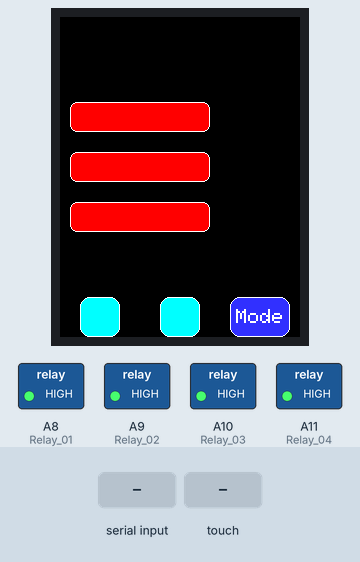
A sketch run on a simulated Arduino Mega 2560, built for the host (arithmetic inside an expression is 32-bit, double 64-bit). Shown: 240×320 colour display, switched loads named in the sketch (green lamp = pin HIGH). The test bench sets the inputs (shaded band). EEPROM starts erased; pins used as bus, display or sensor lines are not drawn; what the sketch prints to the serial monitor is not drawn.

Above: at 4.2 s.
4.3 s: "1" received over the second serial link
At 7.26 s:
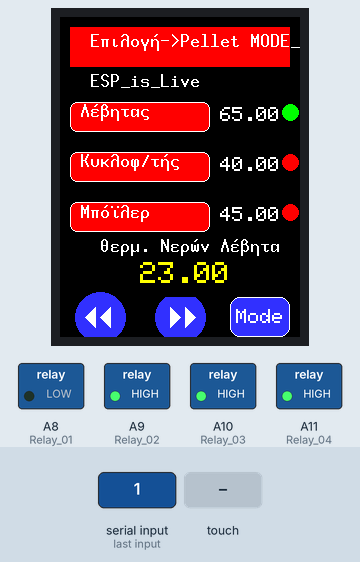
7.3 s: touch panel pressed at 13 % / 10 % of its raw x / y range
At 8.5 s:
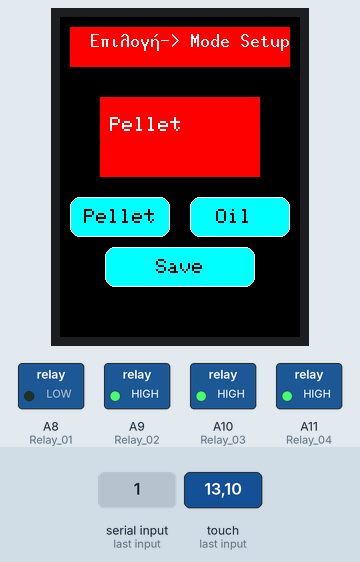
8.9 s: touch panel pressed at 38 % / 30 % of its raw x / y range
At 10.2 s:
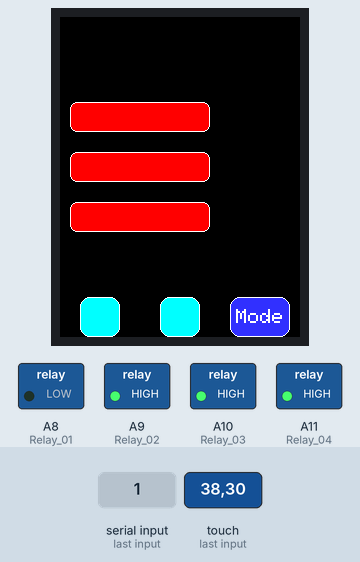
10.5 s: touch panel pressed at 87 % / 10 % of its raw x / y range
At 13.8 s:
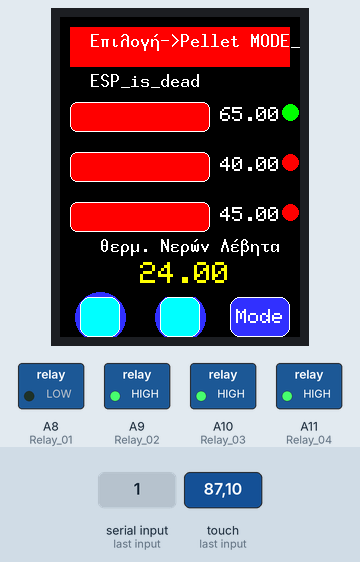
Timing chart, 0 to 14.5 s (numbered marks = the images above; inputs shaded):
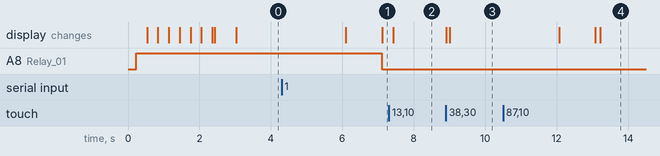

The sketch:

button_simple_9325.ino
```cpp
//#if 1

#include <Adafruit_GFX.h>
#include <MCUFRIEND_kbv.h>
MCUFRIEND_kbv tft;

#include "U8g2_for_Adafruit_GFX.h"
U8G2_FOR_ADAFRUIT_GFX u8g2_for_adafruit_gfx;


#include <TouchScreen.h>
#include <EEPROM.h>
#include <SoftwareSerial.h>
//SoftwareSerial SerialMega(16,17);   // TX-RX 5,6
//SoftwareSerial SerialMega(14,15);   // TX-RX 5,6

#define MODE_DEMO   true
#include <ArduinoJson.h>   // Ver 5.xx

#include <avr/wdt.h> // for watchdog timer
volatile int counter;      // Count number of times ISR is called.
volatile int countmax = 3; // Arbitrarily selected 3 for this example.
                           // Timer expires after about 24 secs if
                           // 8 sec interval is selected below.


/*
  MEGA        ESP8266 NODE MCU
  TX16 -----> D6
  RX17 -----> D5

  SoftwareSerial SerialMega(16,17);    // TX-RX 5,6   ΣΤΟ MEGA
  SoftwareSerial ArduinoMega(D5,D6);   // TX-RX 16,17 ΣΤΟ ESP

*/

// βιβλιοθηκη για αισθητηρας θερμοκρασιας DS18B20
#include <DallasTemperature.h>
#include <OneWire.h>
//αισθητηρας θερμοκρασιας DS18B20
  #define ONE_WIRE_BUS1 39   //δηλωση pin αισθητηρα Πετρελαίου
 OneWire oneWire1(ONE_WIRE_BUS1);
 DallasTemperature sensors1(&oneWire1); //Σχετίζουμε την Onewire στον Dallas Temperature
 #define ONE_WIRE_BUS2  41   //δηλωση pin αισθητηρα Πέλλετ
 OneWire oneWire2(ONE_WIRE_BUS2);
 DallasTemperature sensors2(&oneWire2); //Σχετίζουμε την Onewire στον Dallas Temperature
 #define ONE_WIRE_BUS3  43   //δηλωση pin αισθητηρα Μπόϊλερ
 OneWire oneWire3(ONE_WIRE_BUS3);
 DallasTemperature sensors3(&oneWire3); //Σχετίζουμε την Onewire στον Dallas Temperature
  #define ONE_WIRE_BUS4 45   //δηλωση pin αισθητηρα Επισρεφόμενα Νερά
 OneWire oneWire4(ONE_WIRE_BUS4);
 DallasTemperature sensors4(&oneWire4); //Σχετίζουμε την Onewire στον Dallas Temperature


#define MINPRESSURE 200
#define MAXPRESSURE 1000
#define DPI 141 // Approximate res. of Adafruit 2.8" TFT
// ALL Touch panels and wiring is DIFFERENT
//--------------------------------

// COPY-PASTE from Serial Terminal:
const int XP=6,XM=A2,YP=A1,YM=7; //240x320 ID=0x9325
const int TS_LEFT=893,TS_RT=108,TS_TOP=931,TS_BOT=120;

//PORTRAIT  CALIBRATION     240 x 320
//x = map(p.x, LEFT=893, RT=108, 0, 240)
//y = map(p.y, TOP=931, BOT=120, 0, 320)
//
//LANDSCAPE CALIBRATION     320 x 240
//x = map(p.y, LEFT=931, RT=120, 0, 320)
//y = map(p.x, TOP=108, BOT=893, 0, 240)


float therm0 = 22.50 ;
float therm1 = 75.50 ;
float therm2 = 40.50 ;
float therm3 = 55.50 ;
//float therm03 = 48.50 ;
float therm03 = 40.00 ;
int MenuCount = 1 ;


//ορισμος εξοδων ρελε
int  Relay_01 = A8 ;
int  Relay_02 = A9 ;
int  Relay_03 = A10 ;
int  Relay_04 = A11 ;     // του boiller
int  Relay_watchdog = A13 ;  // Relay watchdog - κόβει την τροφοδοσία του esp8266

bool Relay_01_on = false ;
bool Relay_02_on = false ;
bool Relay_03_on = false ;
bool Relay_04_on = false ;


 bool Up   = true  ;
 bool Down = false ;

 bool Pellet_on  ;
 bool Oil_on     ;
 String strSendSereal;


 String Levitas = "L01" ;   // L01 = "Pellet"  L02="Oil"
 String CL , CK , CB ;

 unsigned long previousMillis = 0;
 const    long intervalDisp = 100;
 int  timer = 10 ;

 unsigned long previousMillis2 = 0;
 const    long intervalDisp2 = 100;
 int  timer2 = 10 ;

 unsigned long previousMillis3 = 0;
 const    long intervalDisp3 = 100;
 int  timer3 = 15 ;
//----------------------------------

TouchScreen ts = TouchScreen(XP, YP, XM, YM, 300);

Adafruit_GFX_Button  Pellet_btn , Oil_btn  ,  therm1_btn , therm2_btn , therm3_btn , on_btn, off_btn , exit_btn , mode_btn , NextMenu_btn , PreviewMenu_btn ;

int pixel_x, pixel_y;     //Touch_getXY() updates global vars
bool dispMenu = true ;

bool Touch_getXY(void)
{
    TSPoint p = ts.getPoint();
    pinMode(YP, OUTPUT);      //restore shared pins
    pinMode(XM, OUTPUT);
    digitalWrite(YP, HIGH);   //because TFT control pins
    digitalWrite(XM, HIGH);
    bool pressed = (p.z > MINPRESSURE && p.z < MAXPRESSURE);
    if (pressed) {
      //  pixel_x = map(p.x, TS_LEFT, TS_RT, 0, tft.width()); //.kbv makes sense to me
      //  pixel_y = map(p.y, TS_TOP, TS_BOT, 0, tft.height());

       //PORTRAIT  CALIBRATION     240 x 320
       pixel_x = map(p.x, TS_LEFT, TS_RT, 0, 240) ;
       pixel_y = map(p.y, TS_TOP , TS_BOT,0, 320) ;

     //LANDSCAPE CALIBRATION     320 x 240
     //  pixel_x = map(p.y, TS_LEFT, TS_RT, 0, 320) ;
     //  pixel_y = map(p.x, TS_TOP, TS_BOT, 0, 240) ;

    }
    return pressed;
}

#define BLACK   0x0000
//#define BLUE    0x001F
int BLUE = tft.color565(50, 50, 255);
#define RED     0xF800
#define GREEN   0x07E0
#define CYAN    0x07FF
#define MAGENTA 0xF81F
#define YELLOW  0xFFE0
#define WHITE   0xFFFF

#define BLUEBAR_MINX 180
#define BAR_MINY 30

#include "menu1.h"
#include "menu2.h"


//--------------------------------------------
void setup(void)
//--------------------------------------------
{

   Serial.begin(9600);
   Serial2.begin(9600);
   Serial3.begin(9600);


    uint16_t ID = tft.readID();
    Serial.print("TFT ID = 0x");
    Serial.println(ID, HEX);
    Serial.println("Calibrate for your Touch Panel");

   // ID = 0x9325; // write-only shield
    tft.begin(ID);
    tft.setRotation(0);            // 0= PORTRAIT  3 = LANDSCAPE
    tft.fillScreen(BLACK);
u8g2_for_adafruit_gfx.begin(tft);
    pinMode(Relay_01,OUTPUT);
    pinMode(Relay_02,OUTPUT);
    pinMode(Relay_03,OUTPUT);
    pinMode(Relay_04,OUTPUT);

    digitalWrite(Relay_01,HIGH);
    digitalWrite(Relay_02,HIGH);
    digitalWrite(Relay_03,HIGH);
    digitalWrite(Relay_04,HIGH);

    EEPROM.get(10,therm1);
    if ( therm1 > 0 ) {
     EEPROM.get( 10,therm1);
     EEPROM.get( 20,therm2);
     EEPROM.get( 30,therm3);
     EEPROM.get( 40,Pellet_on);
     EEPROM.get( 50,Oil_on);
    }
    else {
     therm1 = 65.00 ;
     therm2 = 40.00 ;
     therm3 = 45.00 ;
     Pellet_on = true ;
     Oil_on    = false ;
     EEPROM.put( 10,therm1);
     EEPROM.put( 20,therm2);
     EEPROM.put( 30,therm3);
     EEPROM.put( 40,Pellet_on);
     EEPROM.put( 50,Oil_on);
    }

bootSreen() ;

}

//--------------------------------------------
void loop(void){
//--------------------------------------------

  watchdogEnable(); // set up watchdog timer in interrupt-only mode

  u8g2_for_adafruit_gfx.setFontMode(1);                 // use u8g2 none transparent mode
  u8g2_for_adafruit_gfx.setFontDirection(0);            // left to right (this is default)
  u8g2_for_adafruit_gfx.setForegroundColor(WHITE);      // apply Adafruit GFX color

 // u8g2_for_adafruit_gfx.setFont(u8g2_font_cu12_t_greek);  // select u8g2 font from here: https://github.com/olikraus/u8g2/wiki/fntlistall
  u8g2_for_adafruit_gfx.setFont(u8g2_font_10x20_t_greek);
 // u8g2_for_adafruit_gfx.setFont(u8g2_font_unifont_t_greek);

  switch(MenuCount){
   case 1:
      menu1();
      break;
   case 2:
      menu2();
      break;
  }
}

//--------------------------------------------
float therm_setup( String HeadMsg , float therm ){
//--------------------------------------------
   wdt_disable(); // watchdog

    bool save_therm = true ;
    tft.fillScreen(BLACK);

//    on_btn.initButton(&tft,  60, 200, 100, 40, WHITE, CYAN, BLACK,  "+", 3);
//    off_btn.initButton(&tft, 180, 200, 100, 40, WHITE, CYAN, BLACK, "-", 3);
    on_btn.initButton(&tft,  200, 100, 50, 50, WHITE, CYAN, BLACK,  "+", 3);
    off_btn.initButton(&tft, 200, 140, 50, 50, WHITE, CYAN, BLACK, "-", 3);
    exit_btn.initButton(&tft, 120, 250, 150, 40, WHITE, CYAN, BLACK, "Save", 2);
    on_btn.drawButton(false);
    off_btn.drawButton(false);
    exit_btn.drawButton(false);

   header1(HeadMsg);

  tft.fillRect(40, 80, 120, 80, RED);
  while (save_therm) {
    tft.setCursor(50,100);
    tft.setTextSize(3);
    tft.setTextColor(WHITE);
    tft.print(  therm  );

    bool down = Touch_getXY();
    on_btn.press(down && on_btn.contains(pixel_x, pixel_y));
    off_btn.press(down && off_btn.contains(pixel_x, pixel_y));
    exit_btn.press(down && exit_btn.contains(pixel_x, pixel_y));


    if (on_btn.justReleased())
        on_btn.drawButton();
    if (off_btn.justReleased())
        off_btn.drawButton();
    if (exit_btn.justReleased())
        exit_btn.drawButton();


    if (on_btn.justPressed()) {
        on_btn.drawButton(true);
        tft.fillRect(40, 80, 120, 50, RED);
        //  therm++ ;
        therm = therm +0.50 ;
    }
    if (off_btn.justPressed()) {
          off_btn.drawButton(true);
          tft.fillRect(40, 80, 120, 50, RED);
          //therm-- ;
          therm = therm -0.50 ;
    }
    if (exit_btn.justPressed()) {
        exit_btn.drawButton(true);
      //  tft.fillRect(40, 80, 160, 80, MAGENTA);
        save_therm = false ;
    }
  }
  tft.fillScreen(BLACK);
  dispMenu = true ;

 return( therm ) ;

}

//--------------------------------------------
float mode_setup( ){
//--------------------------------------------
    wdt_disable(); // watchdog

    bool save_therm = true ;
    tft.fillScreen(BLACK);

    Pellet_btn.initButton(&tft,  60, 200, 100, 40, WHITE, CYAN, BLACK, "Pellet", 2);
    Oil_btn.initButton(&tft, 180, 200, 100, 40, WHITE, CYAN, BLACK," Oil  ", 2);
    exit_btn.initButton(&tft, 120, 250, 150, 40, WHITE, CYAN, BLACK, "Save", 2);
    Pellet_btn.drawButton(false);
    Oil_btn.drawButton(false);
    exit_btn.drawButton(false);
    String Shead = "" ;
    Shead =  " Mode Setup " ;
    header1( "Επιλογή->"+ Shead );

  tft.fillRect(40, 80, 160, 80, RED);
  while (save_therm) {
    tft.setCursor(50,100);
    tft.setTextSize(2);
    tft.setTextColor(WHITE);
    if (Pellet_on){
     tft.print(  "Pellet"  );
     Levitas = "L01" ;
     Oil_on = false ;
     digitalWrite(Relay_02,HIGH);
     digitalWrite(Relay_01,LOW);
    }
    else if (Oil_on) {
     tft.print(  " Oil  "  );
     Levitas = "L02" ;
     Pellet_on = false ;
     digitalWrite(Relay_01,HIGH);
     digitalWrite(Relay_02,LOW);
    }
    else {
     tft.print(  " No Mode "  );
    }
    bool down = Touch_getXY();
    Pellet_btn.press(down && Pellet_btn.contains(pixel_x, pixel_y));
    Oil_btn.press(down && Oil_btn.contains(pixel_x, pixel_y));
    exit_btn.press(down && exit_btn.contains(pixel_x, pixel_y));


    if (Pellet_btn.justReleased())
        Pellet_btn.drawButton();
    if (Oil_btn.justReleased())
        Oil_btn.drawButton();
    if (exit_btn.justReleased())
        exit_btn.drawButton();

    if (Pellet_btn.justPressed()) {
        Pellet_btn.drawButton(true);
        tft.fillRect(40, 80, 160, 80, RED);
        // grafh sto fillRect thn epilogh
        Pellet_on = true ;
        Oil_on = false ;

    }
    if (Oil_btn.justPressed()) {
          Oil_btn.drawButton(true);
          tft.fillRect(40, 80, 160, 80, RED);
        // grafh sto fillRect thn epilogh
        Pellet_on = false ;
        Oil_on = true ;
    }
    if (exit_btn.justPressed()) {
        exit_btn.drawButton(true);
       // tft.fillRect(40, 80, 160, 80, MAGENTA);
        save_therm = false ;
       EEPROM.put( 40,Pellet_on);
       EEPROM.put( 50,Oil_on);
      MenuCount = 1 ;
      exit ;
    }

  }
  tft.fillScreen(BLACK);
  dispMenu = true ;
}

//-------------------------------------------
void header1( String  Msg   ) {
//-------------------------------------------
     if (MODE_DEMO)  Msg+= " MODE_DEMO" ;
     tft.fillRect(10, 10, 220 , 40, RED);

    tft.setTextSize(5);
    tft.setTextColor(WHITE);
    u8g2_for_adafruit_gfx.setFontMode(1);
    u8g2_for_adafruit_gfx.setForegroundColor(WHITE);
    u8g2_for_adafruit_gfx.setCursor(30,30);                // start writing at this position
    u8g2_for_adafruit_gfx.print( Msg);
    u8g2_for_adafruit_gfx.setFont(u8g2_font_10x20_t_greek);

    u8g2_for_adafruit_gfx.drawUTF8( 60,450, "Μυρίσκος Ιωάννης" );
    u8g2_for_adafruit_gfx.setFont(u8g2_font_10x20_t_greek);
    u8g2_for_adafruit_gfx.setFontMode(1);
    u8g2_for_adafruit_gfx.setForegroundColor(WHITE);

     tft.setTextSize(2);
}
//----------------------------------------
void dispScreen(){
//----------------------------------------

  watchdogEnable(); // set up watchdog timer in interrupt-only mode


//---------Διαχ/ση Relay Λέβητα ( Pellet ή Oil  )------
     tft.setCursor(160,90);
     tft.print(  therm1  );
     if ( therm0 >= therm1 ) {
       if (Pellet_on) {
       // tft.fillRect(220,90, 15,15, RED) ;
        tft.fillCircle(230, 95, 8, RED);
        digitalWrite(Relay_01,HIGH);
        CL = "L02" ;
       }
       else if(Oil_on) {
        //tft.fillRect(220,90, 15,15, RED) ;
		tft.fillCircle(230, 95, 8, RED);
        digitalWrite(Relay_02,HIGH);
        CL = "L02" ;
      }
     }
     else if ( therm0 <= therm1-1 ) {
       if (Pellet_on) {
       // tft.fillRect(220,90, 15,15, GREEN) ;
        tft.fillCircle(230, 95, 8, GREEN);
        digitalWrite(Relay_01,LOW);
        CL = "L01" ;
       }
       else if (Oil_on) {
        //tft.fillRect(220,90, 15,15, GREEN) ;
        tft.fillCircle(230, 95, 8, GREEN);
        digitalWrite(Relay_02,LOW);
        CL = "L01" ;
       }
     }
     //else tft.fillRect(260,90, 15,15, YELLOW) ;
     else tft.fillCircle(230, 95, 8, YELLOW);
   //---------Διαχ/ση Relay Κυκλοφοριτή----------------
     tft.setCursor(160,140);
     tft.print(  therm2  );
     if ( therm0 >= therm2 ) {
        //tft.fillRect(220,140, 15,15, GREEN);
        tft.fillCircle(230,145, 8, GREEN);
        digitalWrite(Relay_03,LOW);
        CK = "K01" ;
     }
     else if ( therm0 <= therm2- 0.50 ) {
        //tft.fillRect(220,140, 15,15, RED) ;
        tft.fillCircle(230,145, 8, RED);
        digitalWrite(Relay_03,HIGH);
        CK = "K02" ;
     }
     //else tft.fillRect(220,140, 15,15, YELLOW) ;
     else tft.fillCircle(230,145, 8, YELLOW);
  //---------Διαχ/ση Relay Boiller   -----------------
     tft.setCursor(160,190);
     tft.print(  therm3  );
     if ( therm0 >= therm03 && therm0 >= therm3  ) {
        //tft.fillRect(220,190, 15,15, GREEN);
        tft.fillCircle(230,195, 8, GREEN);
        digitalWrite(Relay_04,LOW);
        CB = "B01" ;
     }
    // else if  ( therm0 <= therm3- 0.50 ) {
      else if ( therm0 <= therm03- 0.50 || therm0 <= therm3- 0.50  ) {
        //tft.fillRect(220,190, 15,15, RED)  ;
        tft.fillCircle(230,195, 8, RED);
        digitalWrite(Relay_04,HIGH);
        CB = "B02" ;
     }
     //else tft.fillRect(220,190, 15,15, YELLOW)  ;
     else tft.fillCircle(230,195, 8, YELLOW);
   //---------------------------------------------

     tft.setTextColor(WHITE);
     tft.fillRect(80,240,120,40,BLACK);
     tft.setTextSize(3);
     tft.setTextColor(YELLOW);
     tft.setCursor(80,245);
     tft.print( therm0);
     tft.setTextColor(WHITE);

//     u8g2_for_adafruit_gfx.setFont(u8g2_font_unifont_t_weather );
//     u8g2_for_adafruit_gfx.setCursor(40,250);
//     u8g2_for_adafruit_gfx.print( 1 );
     u8g2_for_adafruit_gfx.setFont(u8g2_font_10x20_t_greek);
     tft.setTextSize(2);
}

/// GFX drawBitmap() expects each row to be on 8-bit boundary.  i.e. pad = 7
// Mono BMP rows are on 32-bit boundary. i.e. pad = 31,  rows are in RVS order.
// FreeFont bitmaps have no padding.  i.e. pad = 0.   e.g. 5x4 bitmap is in 3 bytes
//-----------------------------------
void showbgd(int x, int y, const uint8_t *bmp, int w, int h, uint16_t color, uint16_t bg, uint8_t pad = 7){
//-----------------------------------
    int yy, xx;
    uint8_t first = 1, RVS = pad & 0x80;
    uint16_t pixel;
    pad &= 31;
    uint16_t wid = (w + pad) & ~pad;                    //bits per row
    tft.setAddrWindow(x, y, x + w - 1, y + h - 1); //
    for (yy = 0; yy < h; yy++) {
        uint32_t ofs = (RVS ? (h - yy - 1) : yy) * wid; //bit offset
        const uint8_t *p = bmp + (ofs >> 3);            //flash address
        uint8_t mask = 0x80 >> (ofs & 7);               //bit mask
        uint8_t c = pgm_read_byte(p++);
        for (xx = 0; xx < w; xx++) {
            if (mask == 0) {
                c = pgm_read_byte(p++);
                mask = 0x80;
            }
            pixel = (c & mask) ? color : bg;
            tft.pushColors(&pixel, 1, first);
            first = 0;
            mask >>= 1;
        }
    }
    tft.setAddrWindow(0, 0, tft.width() - 1, tft.height() - 1);
}
//-----------------------------------
void msg_time(int x, int y, String msg, uint32_t t) {
//-----------------------------------
    t = millis() - t;
    tft.setCursor(x, y);
    tft.print(msg);
    tft.print(t);
    tft.print(F("ms"));
}


//-----------------------------------
void ESP_Reset(){
//-----------------------------------
Serial.print( "ESP_Reset."  );
 digitalWrite(Relay_watchdog,HIGH);
 delay(100) ;
 digitalWrite(Relay_watchdog,LOW);
}


//-----------------------------------
void bootSreen() {
//-----------------------------------

  tft.setTextSize(2);
  tft.setTextColor(WHITE);
  tft.setCursor(50, 140);
  tft.print("Loading...");

  tft.setTextColor(tft.color565(255, 255, 0));
  tft.setCursor(30, 70);
  tft.print("By:");

  tft.setCursor(30, 100);
  tft.print("Myriskos John");

  for (int i; i < 200; i++)
  {
    tft.fillRect(BAR_MINY - 10, BLUEBAR_MINX, i, 10, BLUE);
     delay(10);
  }

  delay(500) ;

  tft.fillScreen(BLACK);
}
//-----------------------------------
void watchdogEnable() {
//-----------------------------------
  counter=0;
  cli();                              // disable interrupts

  MCUSR = 0;                          // reset status register flags

                                      // Put timer in interrupt-only mode:
  WDTCSR |= 0b00011000;               // Set WDCE (5th from left) and WDE (4th from left) to enter config mode,
                                      // using bitwise OR assignment (leaves other bits unchanged).
  WDTCSR =  0b01000000 | 0b100001;    // set WDIE (interrupt enable...7th from left, on left side of bar)
                                      // clr WDE (reset enable...4th from left)
                                      // and set delay interval (right side of bar) to 8 seconds,
                                      // using bitwise OR operator.

  sei();                              // re-enable interrupts
  //wdt_reset();                      // this is not needed...timer starts without it

  // delay interval patterns:
  //  16 ms:     0b000000
  //  500 ms:    0b000101
  //  1 second:  0b000110
  //  2 seconds: 0b000111
  //  4 seconds: 0b100000
  //  8 seconds: 0b100001

}

ISR(WDT_vect) // watchdog timer interrupt service routine
{
  counter+=1;

  if (counter < countmax)
  {
    wdt_reset(); // start timer again (still in interrupt-only mode)
  }
  else             // then change timer to reset-only mode with short (16 ms) fuse
  {

    MCUSR = 0;                          // reset flags

                                        // Put timer in reset-only mode:
    WDTCSR |= 0b00011000;               // Enter config mode.
    WDTCSR =  0b00001000 | 0b000000;    // clr WDIE (interrupt enable...7th from left)
                                        // set WDE (reset enable...4th from left), and set delay interval
                                        // reset system in 16 ms...
                                        // unless wdt_disable() in loop() is reached first

    //wdt_reset(); // not needed
  }
}


//#endif
```

Source omitted: menu1.h (10145 bytes), menu2.h (133 bytes)

Measured:
- after the input at 4.3 s, the display: first differs from a run without the input after 2.8 s (image 1)
- after the input at 7.3 s, the display: changes after 0.12 s (image 2)
- after the input at 8.9 s, the display: first changes at once (image 3 shows a later state)
- after the input at 10.5 s, the display: first differs from a run without the input after 2.7 s (image 4)
